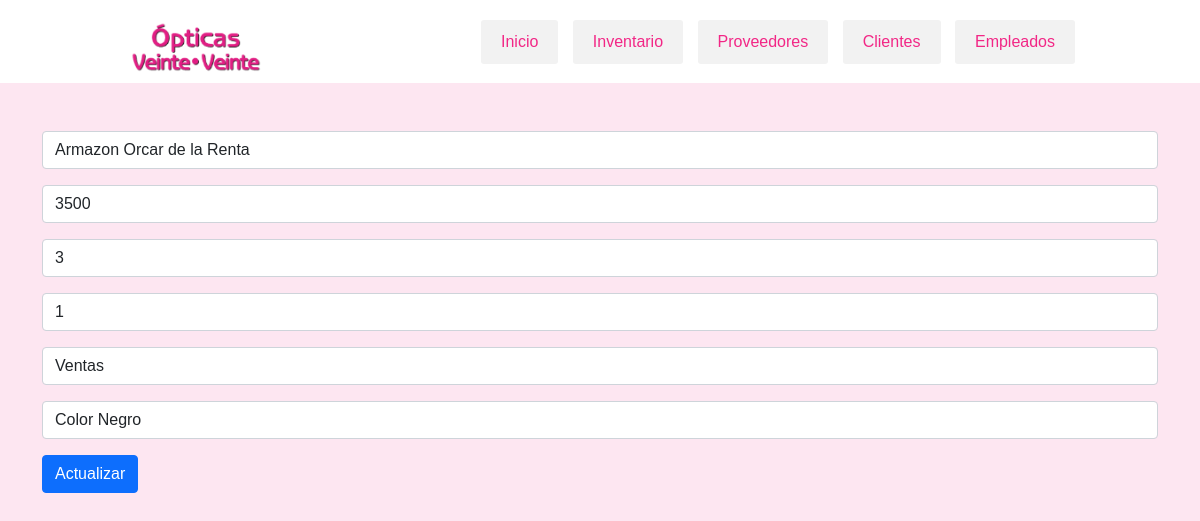
/actualizarInventario.php?id=1, run on the app's committed database.
### tables this page shows
CREATE TABLE `inventario` (
  `Id` int(11) NOT NULL,
  `Nombre` varchar(50) NOT NULL,
  `Precio` decimal(10,0) NOT NULL,
  `Existencia` int(11) NOT NULL,
  `ProveedorId` int(11) NOT NULL,
  `Departamento` varchar(50) NOT NULL,
  `Descripcion` varchar(50) NOT NULL
);

### actualizarInventario.php (the view, shortened to what this page needs)
<?php include ('header.php');?>
<?php
    $con = conectar();
    $id = $_GET['id'];
    $sql = "SELECT * FROM Inventario WHERE Id ='$id'";
    $query = mysqli_query($con, $sql);
    $row = mysqli_fetch_array($query);
?>
<!DOCTYPE html>
<html lang="en">
    <head>
    </head>
    <body>
        <div class="container mt-5">
            <form action="./crudInventario/update.php" method="POST">
                <input type="text" class="form-control mb-3" name="nombre" placeholder="Nombre" value="<?php echo $row['Nombre']  ?>">
                <input type="text" class="form-control mb-3" name="precio" placeholder="Precio" value="<?php echo $row['Precio']  ?>">
                <input type="text" class="form-control mb-3" name="existencia" placeholder="Cantidad en existencia" value="<?php echo $row['Existencia']  ?>">
                <input type="text" class="form-control mb-3" name="proveedorId" placeholder="Proveedor ID" value="<?php echo $row['ProveedorId']  ?>">
                <input type="text" class="form-control mb-3" name="departamento" placeholder="Departamento" value="<?php echo $row['Departamento']  ?>">
                <input type="text" class="form-control mb-3" name="descripcion" placeholder="Descripcion" value="<?php echo $row['Descripcion']  ?>">
                <input type="submit" class="btn btn-primary btn-block" value="Actualizar">
            </form>
        </div>
    </body>
</html>

### estilos.css (style rules this page uses)
* { -webkit-box-sizing: border-box; -moz-box-sizing: border-box; box-sizing: border-box; margin: 0px; padding: 0px; }
body { background: rgb(253, 230, 241); color: #333; font-family: Arial, helvetica, sans-serif; }

### data on the page
inventario: nombre "Armazon Orcar de la Renta", precio "3500", existencia "3", proveedorId "1", departamento "Ventas", descripcion "Color Negro"
